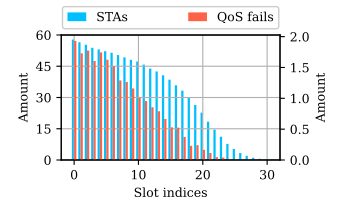

Here is the Python script that generated this plot:
import os
import pandas as pd
import numpy as np
import matplotlib.pyplot as plt
from sim_src.util import GET_LOG_PATH_FOR_SIM_SCRIPT

FONT_SIZE = 9
fig_width_px = 350
fig_height_px = 200
dpi = 100  # Typical screen DPI, adjust if necessary
fig_width_in = fig_width_px / dpi
fig_height_in = fig_height_px / dpi

plt.rc('font', family='serif')
plt.rc('mathtext', fontset='cm')
plt.rc('font', size=FONT_SIZE)  # Default font size
plt.rc('axes', titlesize=FONT_SIZE)  # Font size of the axes title
plt.rc('axes', labelsize=FONT_SIZE)  # Font size of the x and y labels
plt.rc('xtick', labelsize=FONT_SIZE)  # Font size of the tick labels
plt.rc('ytick', labelsize=FONT_SIZE)  # Font size of the tick labels
plt.rc('legend', fontsize=FONT_SIZE)  # Font size for legends

def moving_average(data, window_size=20):
    return np.convolve(data, np.ones(window_size)/window_size, mode='full')


from working_dir_path import get_controller_path
current_dir = os.path.dirname(os.path.abspath(__file__))

data_name_list = ["STAs","QoS fails"]

# Create subplots
fig, axs = plt.subplots(1, 1)
# fig_width_in = (fig_width_px * 3 + 40) / dpi  # Adjust width for three subplots and spacing
fig.set_size_inches(fig_width_in, fig_height_in)

# Define the paths to your three data files
folder = [
    os.path.join(get_controller_path(), "sim_alg/test_online/log-test_online_static_coloring_idx_test/test_online_static_coloring_idx_test-2024-December-17-14-41-47-ail"),
]

data_list = []

path = []
path.append(os.path.join(folder[0],"ES_GGM.col_idx.final.txt"))
path.append(os.path.join(folder[0],"ES_GGM.fai_idx.final.txt"))
for idx, data_file in enumerate(path):
    if not os.path.exists(data_file):
        raise FileNotFoundError(f"Data file not found: {data_file}")
    data = np.genfromtxt(data_file, delimiter=',')[:,3:]
    data_list.append(np.mean(data[0::11,:35],axis=0))
print(data_list[1])
lines = []

ylabels = [r'$\mathbb{E}[r_k]$',r'$\mathbb{E}[Z]$']
markers = ['x','o','s','+','d']
indices = np.arange(35)
width = 0.35  # Bar width

b = axs.bar(indices-width/2, data_list[0], width, color = "deepskyblue", label='Array 1')
lines.append(b)
axs.set_ylabel('Amount')
axs.set_ylim(0,60)
axs.set_yticks([0,15,30,45,60])
axs.set_xlim(-2,32)
raxs = axs.twinx()
b = raxs.bar(indices + width/2, data_list[1], width, color= "tomato", label='Array 2')
raxs.set_ylabel('Amount')
lines.append(b)

axs.set_position([0.175, 0.2, 0.625, 0.625])
axs.grid(True)
axs.set_xlabel("Slot indices")

fig.legend([lines[0],lines[1]], data_name_list ,fontsize=FONT_SIZE, loc='lower left', bbox_to_anchor=(0.175, 0.85, 0.625, 0.1), ncol = 3 , borderaxespad=0.1,handlelength=1.5,fancybox=True, framealpha=1,mode='expand' )

# Save the figure as a PDF
output_path = os.path.join(current_dir, os.path.splitext(os.path.basename(__file__))[0]) + '.pdf'

fig.savefig(output_path, format='pdf', pad_inches=0.)

# Display the plot
plt.show()
